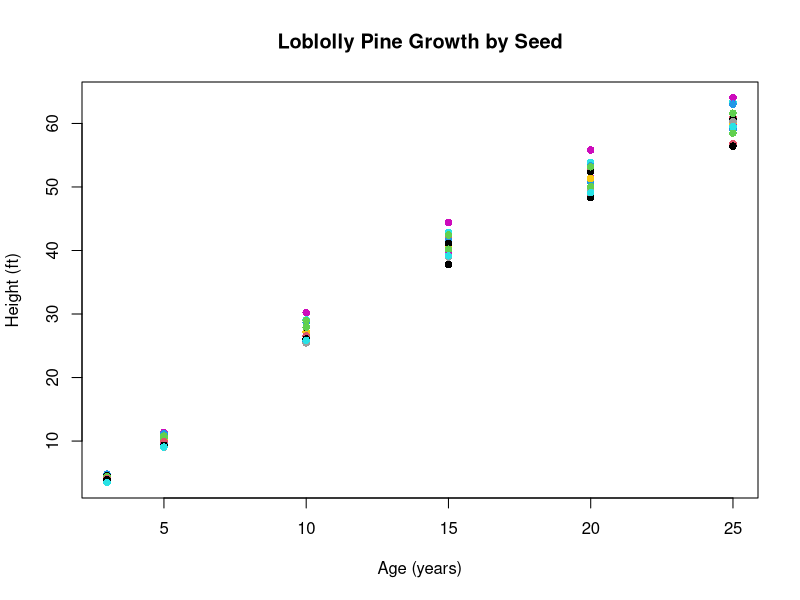
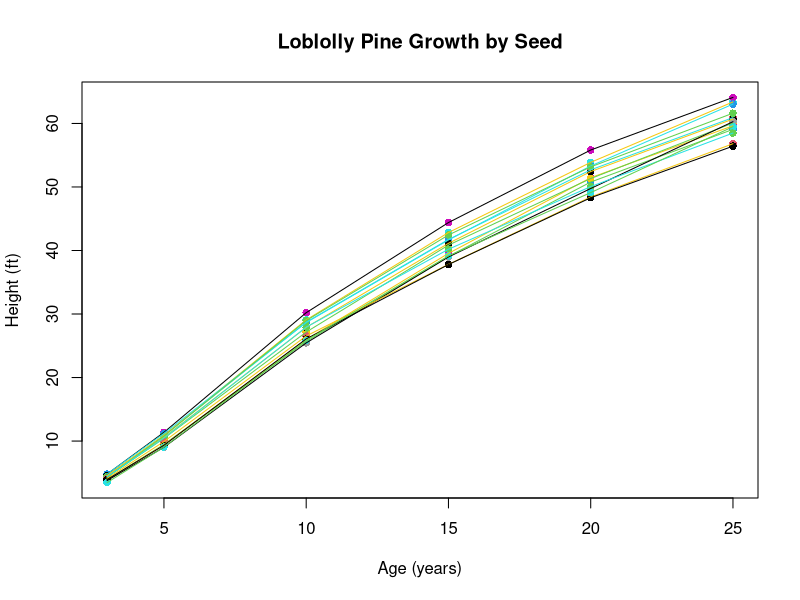

Source code (R) for these figures, in order:
## ---- chunk 1
# Loading required libraries

## ---- chunk 2
plot(Loblolly$age, Loblolly$height,
     pch = 16,                        
     col = as.numeric(Loblolly$Seed), 
     xlab = "Age (years)", 
     ylab = "Height (ft)",
     main = "Loblolly Pine Growth by Seed")
## ---- chunk 3
plot(Loblolly$age, Loblolly$height,
     pch = 16,                        
     col = as.numeric(Loblolly$Seed), 
     xlab = "Age (years)", 
     ylab = "Height (ft)",
     main = "Loblolly Pine Growth by Seed")
for (seed in unique(Loblolly$Seed)) {
  individual.seed <- Loblolly[Loblolly$Seed == seed, ]
  lines(individual.seed$age, individual.seed$height, col = as.numeric(seed))
}

